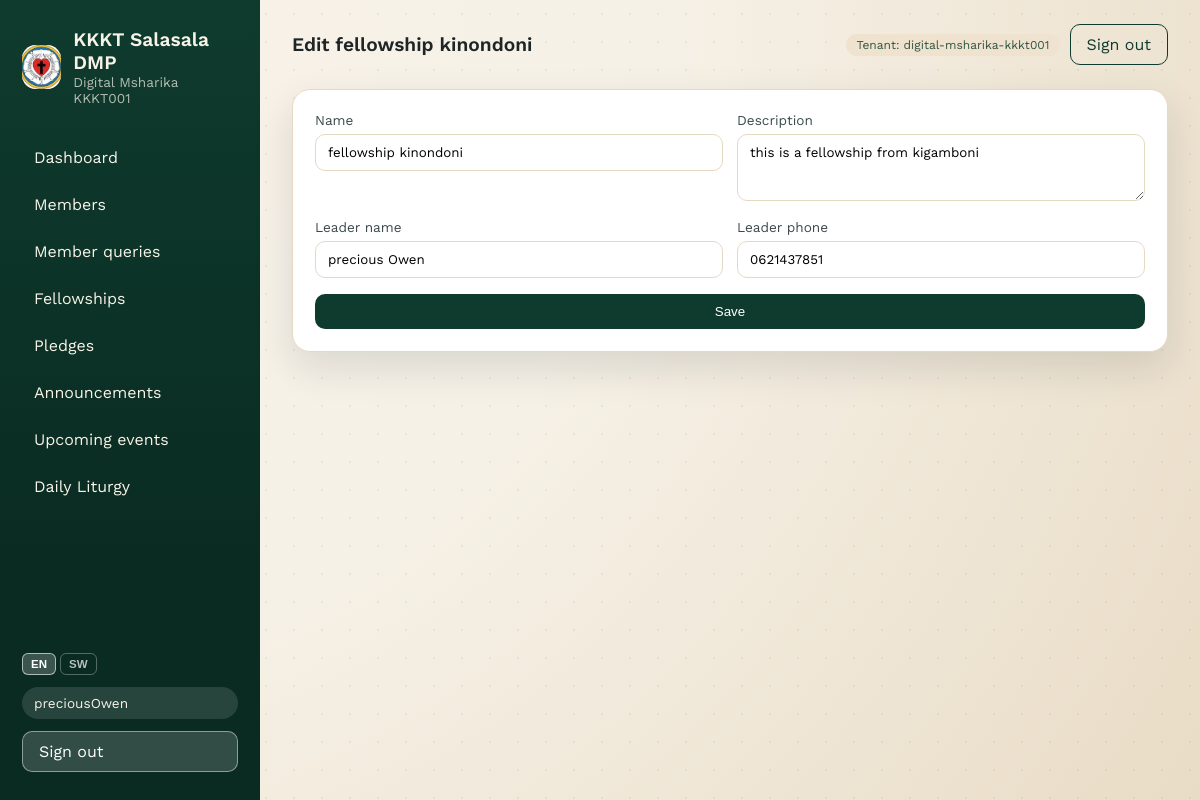
The app's page /fellowships/1/edit/ (signed in) with its own data.
### tenants/models.py (models this page shows, shortened)
class Tenant(models.Model):
	name = models.CharField(max_length=200)
	slug = models.SlugField(unique=True)
	is_active = models.BooleanField(default=True)
	created_at = models.DateTimeField(auto_now_add=True)
	class Meta:
		ordering = ["name"]

### fellowships/models.py (models this page shows, shortened)
class FellowshipGroup(TenantAwareModel):
	name = models.CharField(max_length=100)
	description = models.TextField(blank=True)
	leader_name = models.CharField(max_length=200)
	leader_phone = models.CharField(max_length=20)
	class Meta:
		ordering = ["name"]
		constraints = [
			models.UniqueConstraint(
				fields=["tenant", "name"],
				name="uniq_fellowship_name_per_tenant",
			)
		]

### fellowships/views.py (the view, shortened to what this page needs)
# urls.py: path("<int:pk>/edit/", views.FellowshipGroupUpdateView.as_view(), name="update"),
class FellowshipGroupUpdateView(TenantMixin, UpdateView):
    model = FellowshipGroup
    form_class = FellowshipGroupForm
    template_name = "fellowships/form.html"
    def get_context_data(self, **kwargs):
        ctx = super().get_context_data(**kwargs)
        ctx["title"] = f"Edit {self.object.name}"
        return ctx
    def dispatch(self, request, *args, **kwargs):
        if not self.is_admin():
            raise PermissionDenied
        return super().dispatch(request, *args, **kwargs)

### fellowships/forms.py
class FellowshipGroupForm(forms.ModelForm):
    class Meta:
        model = FellowshipGroup
        exclude = ["tenant"]
        widgets = {
            "name": forms.TextInput(attrs={"class": "form-control"}),
            "description": forms.Textarea(attrs={"class": "form-control", "rows": 3}),
            "leader_name": forms.TextInput(attrs={"class": "form-control"}),
            "leader_phone": forms.TextInput(attrs={"class": "form-control"}),
        }

### fellowships/views.py (called while the page is built)
    def get_tenant(self):
        return getattr(self.request, "tenant", None)

    def is_admin(self):
        user = self.request.user
        return user.is_superuser or user.id == 1

    def get_queryset(self):
        qs = super().get_queryset()
        tenant = self.get_tenant()
        if tenant is None:
            return qs.none()
        return qs.filter(tenant=tenant)

### tenants/context_processors.py (called while the page is built)
def pending_applications(request):
    user = getattr(request, "user", None)
    tenant = getattr(request, "tenant", None)
    if not user or not user.is_authenticated or tenant is None:
        return {"pending_applications_count": 0}
    if not (user.is_superuser or user.id == 1):
        return {"pending_applications_count": 0}
    count = MemberApplication.objects.filter(
        tenant=tenant,
        status=MemberApplication.STATUS_PENDING,
    ).count()
    return {"pending_applications_count": count}

### templates/fellowships/form.html (shortened to what this page needs)
{% extends 'base.html' %}
{% load i18n %}
{% block header %}{{ title|default:_('Fellowship form') }}{% endblock %}
{% block content %}
<section class="card">
    {% if user.is_superuser or user.id == 1 %}
        <form method="post" class="form">
            <div class="form-grid">
                {% for field in form %}
                    <label>
                        <span>{{ field.label }}</span>
                        {{ field }}
                    </label>
                {% endfor %}
            </div>
            <button class="btn" type="submit">{% trans "Save" %}</button>
        </form>
    {% else %}
        <p class="muted">{% trans "You do not have permission to edit fellowships." %}</p>
    {% endif %}
</section>
{% endblock %}

### templates/base.html (shortened to what this page needs)
{% load static i18n %}
{% get_current_language as LANGUAGE_CODE %}
<!DOCTYPE html>
<html lang="{{ LANGUAGE_CODE }}">
<head>
    <link rel="stylesheet" href="{% static 'css/app.css' %}" />
</head>
<body>
    <div class="page">
        {% if not hide_sidebar %}
        <aside class="sidebar" id="sidebar">
            <div class="brand">
                <div class="brand-mark">
                    <img src="/media/logo/kkkt-logo.jpg" alt="KKKT Salasala DMP logo" />
                </div>
                <div>
                    <div class="brand-title">KKKT Salasala DMP</div>
                    {% if request.tenant %}
                        <div class="brand-sub">{{ request.tenant.name }}</div>
                    {% endif %}
                </div>
            </div>
            <nav class="nav">
                {% if user.is_authenticated and user.is_superuser or user.is_authenticated and user.id == 1 %}
                    <a href="{% url 'home' %}">{% trans "Dashboard" %}</a>
                    <a href="{% url 'members:list' %}">{% trans "Members" %}</a>
                    <a href="{% url 'members:applications' %}">
                        {% trans "Member queries" %}
                    </a>
                    <a href="{% url 'fellowships:list' %}">{% trans "Fellowships" %}</a>
                    <a href="{% url 'pledges:list' %}">{% trans "Pledges" %}</a>
                    <a href="{% url 'content:announcements' %}">{% trans "Announcements" %}</a>
                    <a href="{% url 'content:upcoming-events' %}">{% trans "Upcoming events" %}</a>
                    <a href="{% url 'content:liturgy' %}">{% trans "Daily Liturgy" %}</a>
                {% endif %}
            </nav>
            <div class="sidebar-footer">
                <form action="{% url 'set_language' %}" method="post" class="lang-sw">
                    <button name="language" value="en" type="submit" class="lang-btn{% if LANGUAGE_CODE == 'en' %} active{% endif %}">EN</button>
                    <button name="language" value="sw" type="submit" class="lang-btn{% if LANGUAGE_CODE == 'sw' %} active{% endif %}">SW</button>
                </form>
                {% if user.is_authenticated %}
                    <div class="user-pill">{{ user.username }}</div>
                    <a class="btn ghost" href="{% url 'logout' %}">{% trans "Sign out" %}</a>
                {% else %}
                    <a class="btn" href="{% url 'login' %}">{% trans "Sign in" %}</a>
                {% endif %}
            </div>
        </aside>
        {% endif %}
        <div class="content">
            <header class="topbar">
                <div class="topbar-title">{% block header %}{% trans "Welcome" %}{% endblock %}</div>
                <div class="topbar-actions">
                    {% if request.tenant %}
                        <span class="badge">{% trans "Tenant" %}: {{ request.tenant.slug }}</span>
                    {% endif %}
                    {% if user.is_authenticated %}
                        <a class="btn ghost" href="{% url 'logout' %}">{% trans "Sign out" %}</a>
                    {% endif %}
                </div>
            </header>
            <main class="main">
                {% block content %}{% endblock %}
            </main>
        </div>
    </div>
</body>
</html>

### static/css/app.css (style rules this page uses)
:root { --ink: #1e2526; --ink-soft: #3b4a4c; --parchment: #f6f1e7; --sand: #efe3cf; --forest: #0f3b2e; --olive: #325443; --gold: #c7a35b; --rose: #f4d7c9; --card: #ffffff; --border: #e5d9c4; --shadow: 0 16px 40px rgba(18, 28, 29, 0.12); }
* { box-sizing: border-box; }
img, video, iframe { max-width: 100%; height: auto; }
body { margin: 0; font-family: "Work Sans", "Segoe UI", sans-serif; color: var(--ink); background: radial-gradient(circle at top left, #f8f2e8 0%, var(--parchment) 45%, #e9dcc6 100%); min-height: 100vh; }
body::before { content: ""; position: fixed; inset: 0; background-image: radial-gradient(rgba(15, 59, 46, 0.06) 1px, transparent 0); background-size: 28px 28px; pointer-events: none; z-index: 0; }
a { color: inherit; text-decoration: none; }
.page { display: flex; min-height: 100vh; position: relative; z-index: 1; width: 100%; max-width: 100vw; overflow-x: hidden; }
.sidebar { width: 260px; background: linear-gradient(180deg, var(--forest), #0a2b22 70%); color: #f8f3e8; padding: 28px 22px; display: flex; flex-direction: column; gap: 32px; }
.brand { display: flex; gap: 12px; align-items: center; }
.brand-mark { width: 44px; height: 44px; border-radius: 14px; background: var(--gold); color: #231b0f; font-weight: 700; display: grid; place-items: center; overflow: hidden; }
.brand-mark img { width: 100%; height: 100%; object-fit: cover; display: block; }
.brand-title { font-size: 1.2rem; font-weight: 600; }
.brand-sub { font-size: 0.85rem; opacity: 0.7; }
.nav { display: flex; flex-direction: column; gap: 8px; }
.nav a { padding: 10px 12px; border-radius: 12px; transition: all 0.2s ease; }
.sidebar-footer { margin-top: auto; display: flex; flex-direction: column; gap: 12px; }
.user-pill { background: rgba(255, 255, 255, 0.12); padding: 8px 12px; border-radius: 999px; font-size: 0.85rem; }
.content { flex: 1; padding: 24px 32px 48px; min-width: 0; max-width: 100%; }
.topbar { display: flex; align-items: center; justify-content: space-between; gap: 16px; margin-bottom: 24px; }
.topbar-title { font-size: 1.2rem; font-weight: 600; }
.topbar-actions { display: flex; align-items: center; gap: 10px; flex-wrap: wrap; justify-content: flex-end; }
.main { display: flex; flex-direction: column; gap: 24px; }
.card { background: var(--card); border-radius: 18px; padding: 22px; border: 1px solid var(--border); box-shadow: var(--shadow); overflow-wrap: anywhere; }
.badge { background: var(--sand); color: var(--olive); padding: 4px 10px; border-radius: 999px; font-size: 0.75rem; }
.btn { background: var(--forest); color: #fff; padding: 10px 16px; border-radius: 10px; border: none; cursor: pointer; display: inline-block; transition: transform 0.2s ease, box-shadow 0.2s ease; }
.btn.ghost { background: transparent; color: var(--forest); border: 1px solid var(--forest); }
.sidebar .btn.ghost { background: rgba(255, 255, 255, 0.16); color: #fff; border-color: rgba(255, 255, 255, 0.45); }
.form { display: flex; flex-direction: column; gap: 16px; }
.form-grid { display: grid; gap: 14px; grid-template-columns: repeat(2, minmax(220px, 1fr)); }
label span { display: block; font-size: 0.85rem; margin-bottom: 6px; color: var(--ink-soft); }
input, select, textarea { width: 100%; padding: 10px 12px; border-radius: 10px; border: 1px solid var(--border); background: #fff; font-family: inherit; }

### templates/base.html (style rules this page uses)
.lang-sw { display:flex; gap:4px; }
.lang-btn { background:transparent; border:1px solid rgba(255,255,255,.3); color:rgba(255,255,255,.7); border-radius:6px; padding:4px 8px; font-size:.72rem; font-weight:600; cursor:pointer; transition:all .2s; }
.lang-btn:hover, .lang-btn.active { background:rgba(255,255,255,.2); color:#fff; border-color:rgba(255,255,255,.6); }

### records on screen
Tenant: tenant.name "Digital Msharika KKKT001", tenant.slug "digital-msharika-kkkt001"
FellowshipGroup: form "fellowship kinondoni" "this is a fellowship from kigamboni" "precious Owen" "0621437851"

### other values on screen
{{ user.username }} "preciousOwen"
{{ title|default:_('Fellowship form') }} "Edit fellowship kinondoni"
{{ field.label }} "Name" "Description" "Leader name" "Leader phone"
